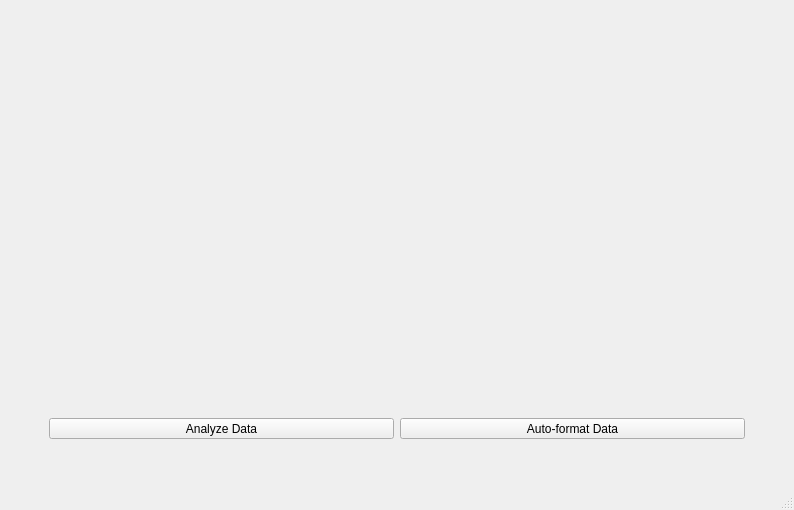
<?xml version="1.0" encoding="UTF-8"?>
<ui version="4.0">
 <class>MainWindow</class>
 <widget class="QMainWindow" name="MainWindow">
  <property name="geometry">
   <rect>
    <x>0</x>
    <y>0</y>
    <width>794</width>
    <height>510</height>
   </rect>
  </property>
  <property name="windowTitle">
   <string>KmCalc</string>
  </property>
  <widget class="QWidget" name="centralwidget">
   <layout class="QGridLayout" name="gridLayout">
    <item row="0" column="1" colspan="2">
     <spacer name="verticalSpacer">
      <property name="orientation">
       <enum>Qt::Vertical</enum>
      </property>
      <property name="sizeType">
       <enum>QSizePolicy::Fixed</enum>
      </property>
      <property name="sizeHint" stdset="0">
       <size>
        <width>20</width>
        <height>40</height>
       </size>
      </property>
     </spacer>
    </item>
    <item row="2" column="2">
     <widget class="QToolButton" name="autoformat__btn">
      <property name="sizePolicy">
       <sizepolicy hsizetype="Minimum" vsizetype="Fixed">
        <horstretch>0</horstretch>
        <verstretch>0</verstretch>
       </sizepolicy>
      </property>
      <property name="text">
       <string>Auto-format Data</string>
      </property>
     </widget>
    </item>
    <item row="2" column="1">
     <widget class="QToolButton" name="analyze_btn">
      <property name="sizePolicy">
       <sizepolicy hsizetype="Minimum" vsizetype="Fixed">
        <horstretch>0</horstretch>
        <verstretch>0</verstretch>
       </sizepolicy>
      </property>
      <property name="text">
       <string>Analyze Data</string>
      </property>
     </widget>
    </item>
    <item row="1" column="1" colspan="2">
     <widget class="QLabel" name="logo_label">
      <property name="enabled">
       <bool>true</bool>
      </property>
      <property name="sizePolicy">
       <sizepolicy hsizetype="Preferred" vsizetype="Preferred">
        <horstretch>0</horstretch>
        <verstretch>0</verstretch>
       </sizepolicy>
      </property>
      <property name="text">
       <string/>
      </property>
      <property name="scaledContents">
       <bool>true</bool>
      </property>
     </widget>
    </item>
    <item row="3" column="1" colspan="2">
     <spacer name="verticalSpacer_2">
      <property name="orientation">
       <enum>Qt::Vertical</enum>
      </property>
      <property name="sizeType">
       <enum>QSizePolicy::Fixed</enum>
      </property>
      <property name="sizeHint" stdset="0">
       <size>
        <width>20</width>
        <height>40</height>
       </size>
      </property>
     </spacer>
    </item>
    <item row="1" column="0" rowspan="2">
     <spacer name="horizontalSpacer">
      <property name="orientation">
       <enum>Qt::Horizontal</enum>
      </property>
      <property name="sizeType">
       <enum>QSizePolicy::Fixed</enum>
      </property>
      <property name="sizeHint" stdset="0">
       <size>
        <width>40</width>
        <height>20</height>
       </size>
      </property>
     </spacer>
    </item>
    <item row="1" column="3" rowspan="2">
     <spacer name="horizontalSpacer_2">
      <property name="orientation">
       <enum>Qt::Horizontal</enum>
      </property>
      <property name="sizeType">
       <enum>QSizePolicy::Fixed</enum>
      </property>
      <property name="sizeHint" stdset="0">
       <size>
        <width>40</width>
        <height>20</height>
       </size>
      </property>
     </spacer>
    </item>
   </layout>
  </widget>
  <widget class="QMenuBar" name="menubar">
   <property name="geometry">
    <rect>
     <x>0</x>
     <y>0</y>
     <width>794</width>
     <height>22</height>
    </rect>
   </property>
  </widget>
  <widget class="QStatusBar" name="statusbar"/>
 </widget>
 <resources/>
 <connections/>
</ui>
